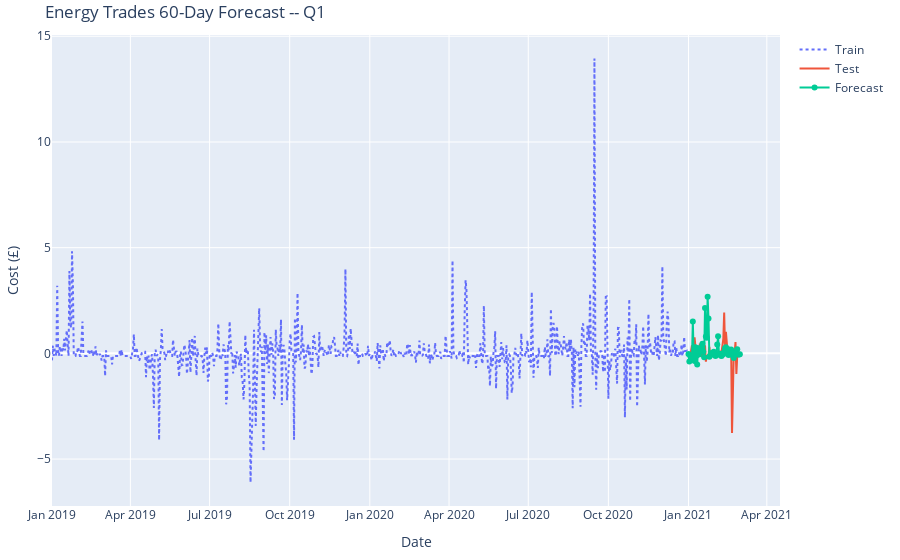

Notebook cell for this chart:
### Code cell
go_plotter(df_train, df_test, df_forecast, FC, LABEL, "Energy")
maape(df_test.values, df_forecast.values)
